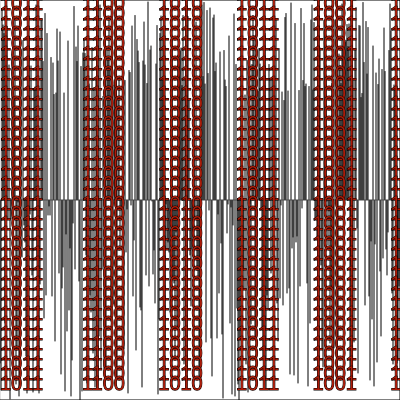
Frame 1 (no input)
Frame 60 (no input): identical to frame 1, image omitted
Frame 120 (the mouse pressed at the canvas centre since frame 60): identical to frame 1, image omitted

The p5.js sketch that drew this single still picture (run headless with seeded random() and noise() and a simulated clock; from frame 60 on, the mouse is pressed at the canvas centre):

// p5.js sketch
// ── sketch.js
function setup() {
  var width = 400, height = 400;
  createCanvas(width,height);
 // fill(0);
  rect(0,0,400,400);
  for(var i = 400,j=0; i >=0;i = i - 4,j= j + 4){
    stroke(173,27,8)
    /*
    //red lines
    line(0,i,j,400);
    line(x,y,x,y)
    line(i,0,400,j);
    line(j,400,400,j);
    line(0,i,i,0);

    */
  }
  fill(255);
  
  //ellipse(30,40,60, 30);
  //ellipse(240,100,60, 30);
  //ellipse(120,70,60, 30);

  //ellipse(30,40,60, 30);
  //ellipse(240,100,60, 30);
 // ellipse(120,70,60, 30);
  stroke(0);
  for(var i = 0;i<400;i++){
    var number = Math.floor((Math.random() * 400) + 1);
    if(number <200)
      number = number/2;

    line(i,200,i,number + 1);

  }

  //line(0,200,400,200);


  fill(173,27,8);
  for(var x = 0, y= 0;y < 400; x++,y = y + 10){
    textSize(20);
    text("1011 \t \t 1100\t \t 1010 \t \t1011 \t \t1001 \t \t1100 \t \t1010 \t \t1011 1001 1100 1010 1010 1011 1001 1100 \n\n",0,y);
}
  


  //black on sides
  for(var i = 0, j = 400,counter = 0; i <400;i++,j++, counter++){ //looks cool
    //fill(255,255,255);
    //line(i,0,j,400);
   // stroke(0);
  //  line(0,i,i,400);
  //  line(400,i,i,0);
   // line(i,0,0,j); //top left
    

  //  if(counter == 4){
   //   stroke(255);
  //    line(0,i,i,400);
   //   line(400,i,i,0);
   //   counter = 0;
    //}
  }


}

function draw() {
  // put drawing code here
}
